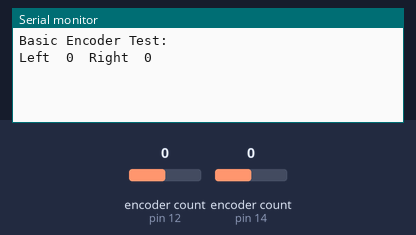
A sketch run on a simulated Arduino Uno, built with avr-gcc and run on an emulated ATmega328P. Parts: the last lines printed to the serial monitor. The test bench sets the inputs (shaded band); at power-on: encoder count (sensors on pin 12, pin 14) 0.

Above: at 1.2 s.
1.3 s: encoder count (sensor on pin 12) set to 1
At 2.2 s:
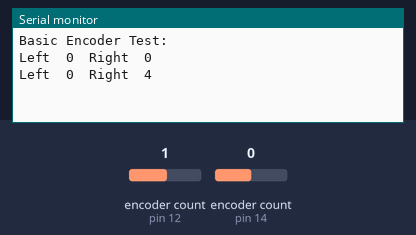
2.8 s: encoder count (sensor on pin 14) set to 1
At 3.4 s:
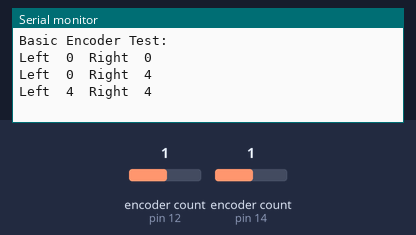
4.3 s: encoder count (sensor on pin 12) set to 2
At 5.5 s:
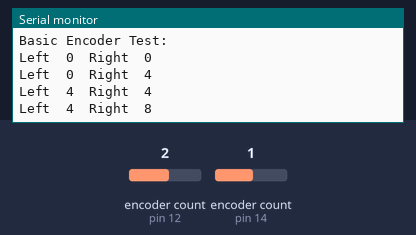
5.8 s: encoder count (sensor on pin 14) set to 2
At 6.8 s:
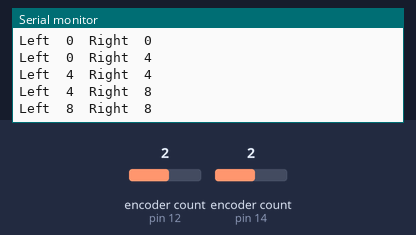
Timing chart, 0 to 8.3 s (numbered marks = the images above; inputs shaded):
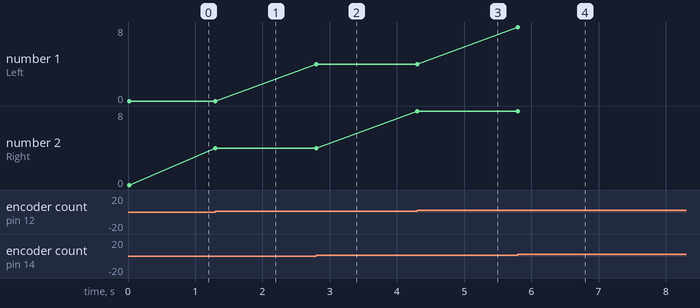

Measured:
- after the input at 1.3 s, the serial monitor: prints a new line at once (image 1)
- after the input at 2.8 s, the serial monitor: prints a new line at once (image 2)
- after the input at 4.3 s, the serial monitor: prints a new line at once (image 3)
- after the input at 5.8 s, the serial monitor: prints a new line at once (image 4)
- plotted number 2: 0 → 4 after the input at 1.3 s, 4 → 8 after the input at 4.3 s

The sketch:

Platform_Encoder_Test_R04.ino
```cpp
/* Encoder Library - Basic Example
 * http://www.pjrc.com/teensy/td_libs_Encoder.html
 *
 * Brandeis University
 *
 * Used with serial monitor
 *
 * Forward movment results in positive numbers
 * 1 rev should equal around 3.2K counts
 *
 * Rev 02 print out both left and right encoders on either change
 * Rev 04 updated for Platform encoder pins
 */

#include <Encoder.h>


///////////////////////////////////////////////////////////////
//Encoder pins definition  11 06 22

// Left encoder

#define Left_Encoder_PinA 14
#define Left_Encoder_PinB 15

volatile long Left_Encoder_Ticks = 0;
volatile bool LeftEncoderBSet;

//Right Encoder

#define Right_Encoder_PinA 12
#define Right_Encoder_PinB 11
volatile long Right_Encoder_Ticks = 0;
volatile bool RightEncoderBSet;

//   Low Performance:  neither pin has interrupt capability
Encoder LeftEnc(Left_Encoder_PinA, Left_Encoder_PinB);    // other encoder is pins    14,15

Encoder RightEnc(Right_Encoder_PinA, Right_Encoder_PinB);    // other encoder is pins 11,12


long LeftoldPosition  = -999;
long RightoldPosition  = -999;


void setup()
{
  // put your setup code here, to run once:
 // SetupEncoders()
  Serial.begin(9600);
  Serial.println("Basic Encoder Test:");


}

//////////////////////////////////////////////////////
void loop()
{
 long LeftnewPosition = LeftEnc.read();
  long RightnewPosition = RightEnc.read();
  if ((LeftnewPosition != LeftoldPosition) || (RightnewPosition != RightoldPosition))
//   if (LeftnewPosition != LeftoldPosition)
      {
    LeftoldPosition = LeftnewPosition;
    Serial.print("Left");
    Serial.print("\t");
    Serial.print( LeftnewPosition);
    Serial.print("\t");
 //     }


// long RightnewPosition = RightEnc.read();
//  if (RightnewPosition != RightoldPosition)
 //     {
    RightoldPosition = RightnewPosition;
    Serial.print("Right");
    Serial.print("\t");
    Serial.print( RightnewPosition);
    Serial.print("\n");
   }


}


//SetupEncoders() Definition

void SetupEncoders()
{
  // Quadrature encoders  ************* note not used as quadrature encoder  we know what direction so we don't need the encoder to tell us
  // Left encoder
  pinMode(Left_Encoder_PinA, INPUT_PULLUP);      // sets pin A as input
  pinMode(Left_Encoder_PinB, INPUT_PULLUP);      // sets pin B as input
  //Attaching interrupt in Left_Enc_PinA.
  //attachInterrupt(Left_Encoder_PinA, do_Left_Encoder, RISING);


  // Right encoder
  pinMode(Right_Encoder_PinA, INPUT_PULLUP);      // sets pin A as input
  pinMode(Right_Encoder_PinB, INPUT_PULLUP);      // sets pin B as input
  //Attaching interrupt in Right_Enc_PinA.
 // attachInterrupt(Right_Encoder_PinA, do_Right_Encoder, RISING);

}
```
